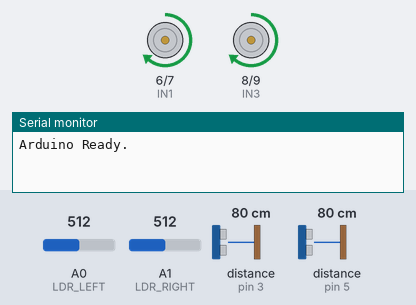
Bench run of a sketch on a simulated Arduino Uno, built with avr-gcc and run on an emulated ATmega328P. On the bench: motor-driver pin pairs drawn as motors (green arrow = first pin HIGH = forward, orange = second pin HIGH = backward, longer = more drive, scaled by the enable pin), the last lines printed to the serial monitor. Wiring (inferred from the names in the program): 2 × ultrasonic range finder: trigger pin 2, echo pin 3 / trigger pin 4, echo pin 5. The inputs (shaded band) are chosen by the test bench; at power-on: distance to the obstacle (sensors on pin 3, pin 5) 80 cm, A0 (LDR_LEFT) = 512, A1 (LDR_RIGHT) = 512. The echo pulse lasts 58.3 µs per cm.

Above: at 1.2 s.
1.3 s: distance to the obstacle (sensor on pin 3) set to 22 cm
2.8 s: distance to the obstacle (sensor on pin 3) set to 18 cm
At 3.3 s:
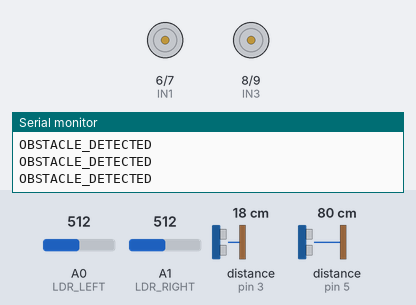
4.3 s: distance to the obstacle (sensor on pin 3) set to 35 cm
At 5.4 s:
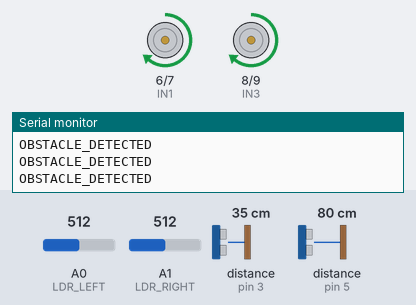
5.9 s: A0 (LDR_LEFT) set to 549
7.4 s: A0 (LDR_LEFT) set to 579
At 8.5 s:
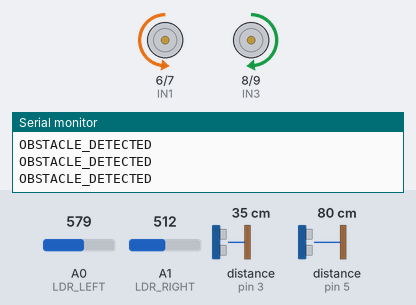
8.9 s: A1 (LDR_RIGHT) set to 545
At 10.0 s:
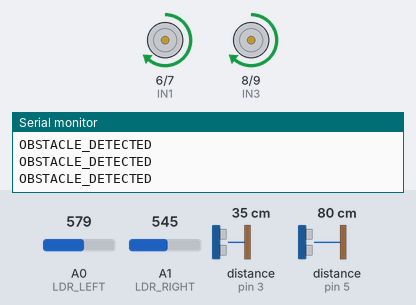
Timing chart, 0 to 11.4 s (numbered marks = the images above; inputs shaded):
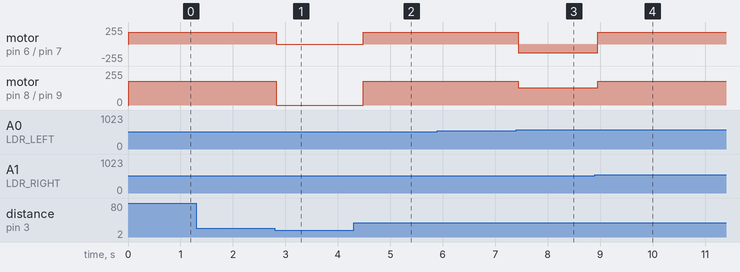

The sketch:

car_control.ino
```cpp
// ============================================================
// car_control.ino
// Light Seeking & Colour Detection Autonomous Car
// Arduino Uno — Motor Control, LDR Phototaxis, Obstacle Detection
// Receives serial commands from Jetson Nano
// ============================================================

// --- Motor Driver (L298N) Pins ---
#define IN1 6    // Left Motor Direction A
#define IN2 7    // Left Motor Direction B
#define IN3 8    // Right Motor Direction A
#define IN4 9    // Right Motor Direction B
#define ENA 10   // Left Motor Speed (PWM)
#define ENB 11   // Right Motor Speed (PWM)

// --- Ultrasonic Sensor Pins ---
#define TRIG_L 2
#define ECHO_L 3
#define TRIG_R 4
#define ECHO_R 5

// --- LDR Analog Pins ---
#define LDR_LEFT  A0
#define LDR_RIGHT A1

// --- Thresholds & Constants ---
#define OBSTACLE_DISTANCE_CM  20     // Stop if obstacle within 20cm
#define LDR_DIFF_THRESHOLD    50     // Minimum difference to trigger turn
#define MOTOR_SPEED_NORMAL    180    // 0-255
#define MOTOR_SPEED_TURN      130    // Slower speed while turning
#define MOTOR_SPEED_STOP      0

// --- State ---
String currentCommand = "NONE";     // Last command from Jetson Nano

// ============================================================
// SETUP
// ============================================================
void setup() {
  // Motor pins
  pinMode(IN1, OUTPUT);
  pinMode(IN2, OUTPUT);
  pinMode(IN3, OUTPUT);
  pinMode(IN4, OUTPUT);
  pinMode(ENA, OUTPUT);
  pinMode(ENB, OUTPUT);

  // Ultrasonic pins
  pinMode(TRIG_L, OUTPUT);
  pinMode(ECHO_L, INPUT);
  pinMode(TRIG_R, OUTPUT);
  pinMode(ECHO_R, INPUT);

  // LDR pins are analog input by default — no pinMode needed

  Serial.begin(9600);   // Communication with Jetson Nano
  stopMotors();

  Serial.println("Arduino Ready.");
}

// ============================================================
// MAIN LOOP
// ============================================================
void loop() {

  // 1. Read serial command from Jetson Nano if available
  if (Serial.available() > 0) {
    currentCommand = Serial.readStringUntil('\n');
    currentCommand.trim();
  }

  // 2. Always check for obstacles first — safety priority
  long distLeft  = getDistance(TRIG_L, ECHO_L);
  long distRight = getDistance(TRIG_R, ECHO_R);

  if (distLeft < OBSTACLE_DISTANCE_CM || distRight < OBSTACLE_DISTANCE_CM) {
    stopMotors();
    Serial.println("OBSTACLE_DETECTED");
    delay(200);
    return;   // Skip everything else this loop cycle
  }

  // 3. Act on Jetson Nano command
  if (currentCommand == "RED") {
    stopMotors();

  } else if (currentCommand == "GREEN") {
    moveForward(MOTOR_SPEED_NORMAL);

  } else if (currentCommand == "BLUE") {
    turnLeft(MOTOR_SPEED_TURN);

  } else if (currentCommand == "YELLOW") {
    turnRight(MOTOR_SPEED_TURN);

  } else {
    // No colour detected — follow light (phototaxis)
    followLight();
  }

  delay(50);  // Small loop delay for stability
}

// ============================================================
// PHOTOTAXIS — Follow the Brighter Light Source
// ============================================================
void followLight() {
  int leftLight  = analogRead(LDR_LEFT);   // Higher = brighter
  int rightLight = analogRead(LDR_RIGHT);
  int diff = leftLight - rightLight;

  if (diff > LDR_DIFF_THRESHOLD) {
    // Left side brighter — turn left
    turnLeft(MOTOR_SPEED_TURN);
  } else if (diff < -LDR_DIFF_THRESHOLD) {
    // Right side brighter — turn right
    turnRight(MOTOR_SPEED_TURN);
  } else {
    // Both sides equal — move forward toward light
    moveForward(MOTOR_SPEED_NORMAL);
  }
}

// ============================================================
// DISTANCE MEASUREMENT (HC-SR04)
// ============================================================
long getDistance(int trigPin, int echoPin) {
  digitalWrite(trigPin, LOW);
  delayMicroseconds(2);
  digitalWrite(trigPin, HIGH);
  delayMicroseconds(10);
  digitalWrite(trigPin, LOW);

  long duration = pulseIn(echoPin, HIGH, 30000);  // 30ms timeout
  long distance = duration * 0.034 / 2;           // Convert to cm
  return distance;
}

// ============================================================
// MOTOR CONTROL FUNCTIONS
// ============================================================

void moveForward(int speed) {
  analogWrite(ENA, speed);
  analogWrite(ENB, speed);
  digitalWrite(IN1, HIGH);
  digitalWrite(IN2, LOW);
  digitalWrite(IN3, HIGH);
  digitalWrite(IN4, LOW);
}

void moveBackward(int speed) {
  analogWrite(ENA, speed);
  analogWrite(ENB, speed);
  digitalWrite(IN1, LOW);
  digitalWrite(IN2, HIGH);
  digitalWrite(IN3, LOW);
  digitalWrite(IN4, HIGH);
}

void turnLeft(int speed) {
  analogWrite(ENA, speed);
  analogWrite(ENB, speed);
  digitalWrite(IN1, LOW);   // Left motor backward
  digitalWrite(IN2, HIGH);
  digitalWrite(IN3, HIGH);  // Right motor forward
  digitalWrite(IN4, LOW);
}

void turnRight(int speed) {
  analogWrite(ENA, speed);
  analogWrite(ENB, speed);
  digitalWrite(IN1, HIGH);  // Left motor forward
  digitalWrite(IN2, LOW);
  digitalWrite(IN3, LOW);   // Right motor backward
  digitalWrite(IN4, HIGH);
}

void stopMotors() {
  analogWrite(ENA, MOTOR_SPEED_STOP);
  analogWrite(ENB, MOTOR_SPEED_STOP);
  digitalWrite(IN1, LOW);
  digitalWrite(IN2, LOW);
  digitalWrite(IN3, LOW);
  digitalWrite(IN4, LOW);
}
```

Measured:
- the behaviour switches between 21 and 20 cm on distance to the obstacle (sensor on pin 3) (found by bisection; images 0 and 1)
- the behaviour switches between 562 and 563 on A0 (LDR_LEFT) (found by bisection; images 2 and 3)
- the behaviour switches between 528 and 529 on A1 (LDR_RIGHT) (found by bisection; images 3 and 4)
- after the input at 1.3 s, every drawn part: stays the same
- after the input at 2.8 s, motor on pin 6 (IN1) / pin 7 (IN2), motor on pin 8 (IN3) / pin 9 (IN4): forward 180/255 → stopped at once
- after the input at 4.3 s, motor on pin 6 (IN1) / pin 7 (IN2), motor on pin 8 (IN3) / pin 9 (IN4): stopped → forward 180/255 after 0.19 s
- after the input at 5.9 s, every drawn part: stays the same
- after the input at 7.4 s, motor on pin 6 (IN1) / pin 7 (IN2): forward 180/255 → backward 130/255 at once; motor on pin 8 (IN3) / pin 9 (IN4): forward 180/255 → forward 130/255 at once
- after the input at 8.9 s, motor on pin 6 (IN1) / pin 7 (IN2): backward 130/255 → forward 180/255 after 0.05 s; motor on pin 8 (IN3) / pin 9 (IN4): forward 130/255 → forward 180/255 after 0.05 s
